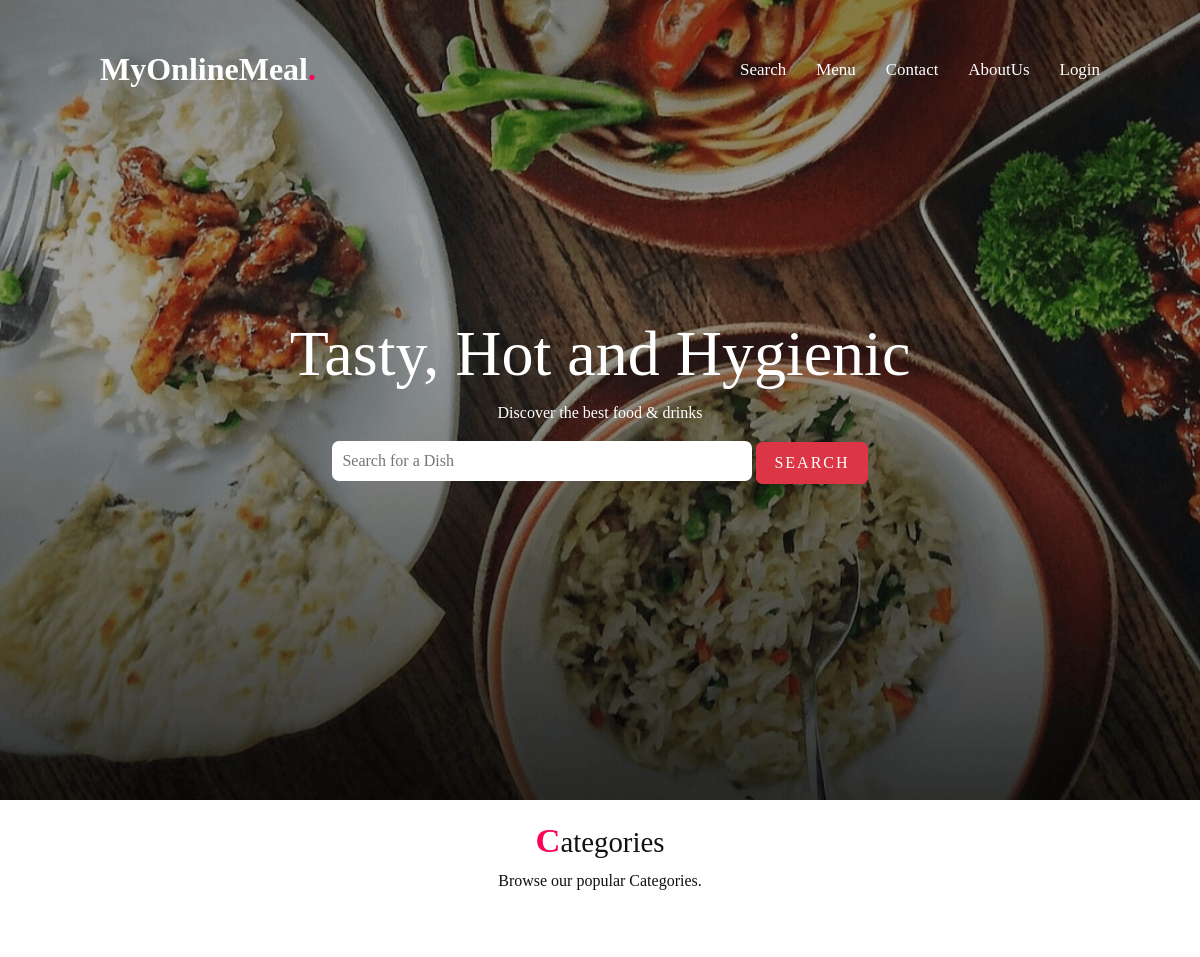
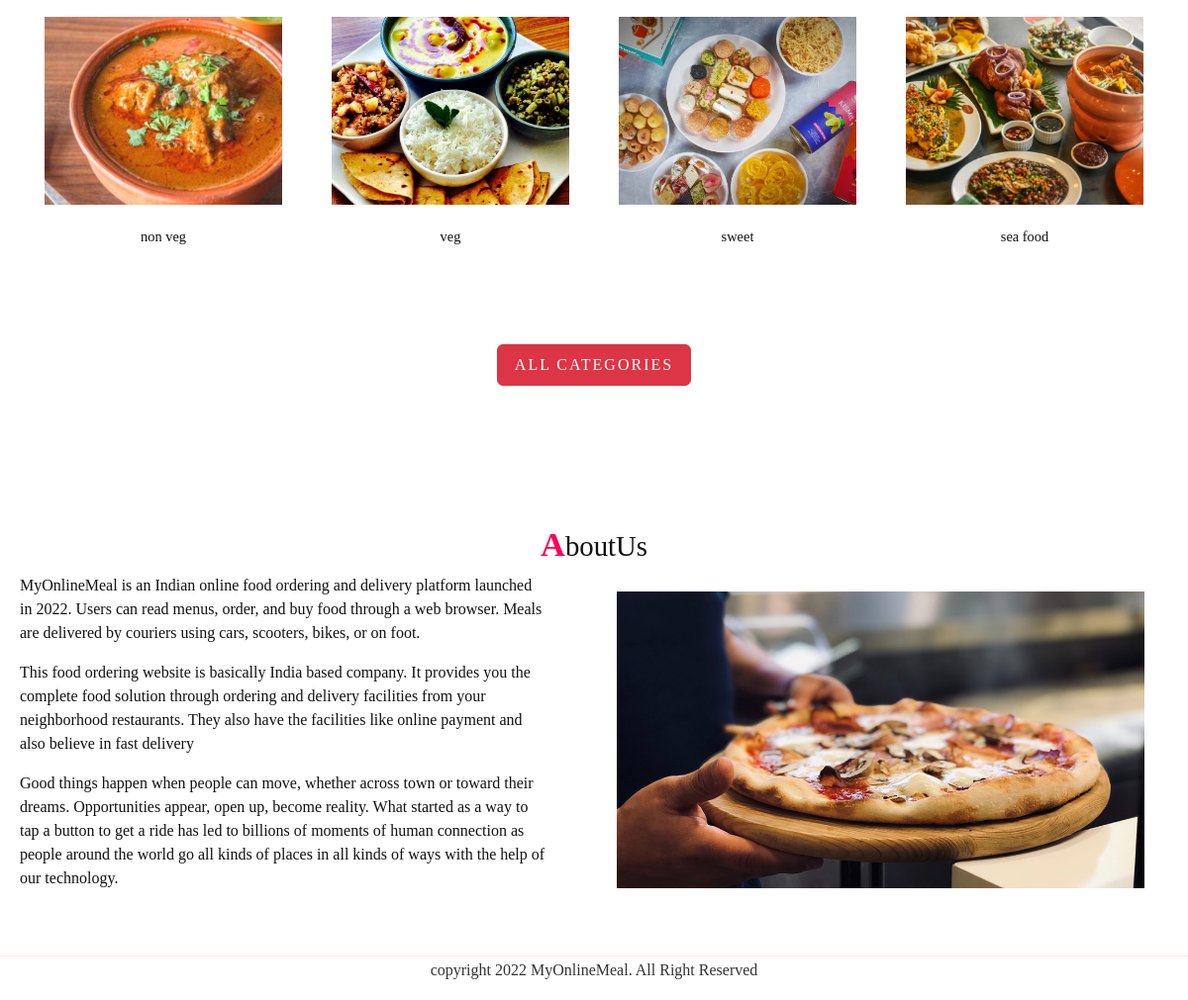
The page / on the database its author committed (2 pictures, top to bottom).
### tables this page shows
CREATE TABLE `food_category` (
  `id` int(11) NOT NULL,
  `category` varchar(255) NOT NULL,
  `cat_img` varchar(256) NOT NULL
);

### index.php (the view, shortened to what this page needs)
<!DOCTYPE html>
<html lang="en">
<head>
    <link rel="stylesheet" href="css/style.css" type="text/css" />
    <link href="css/style.css? <?=filemtime("css/style.css")?>" rel="stylesheet" type="text/css" />
    <link rel="stylesheet" href="css/dropdown.css">
    <link href="css/dropdown.css? <?=filemtime("css/dropdown.css")?>" rel="stylesheet" type="text/css" />
    <link href="https://cdn.jsdelivr.net/npm/bootstrap@5.2.0-beta1/dist/css/bootstrap.min.css" rel="stylesheet">
    <link rel="stylesheet" href="css/style3.css" type="text/css" />
</head>
<body>
    <?php include'partials/_nav.php'?>
    <section class="banner home" id="banner">
        <div class="content">
            <h2>Tasty, Hot and Hygienic</h2>
                <p>
                    Discover the best food & drinks
                </p>
            <div class="searchbox">
                <div class="wrapper">
                    <form action="search.php" method="get">
                        <input type="text" class="food-search " name="search" placeholder="Search for a Dish">
                        <input type="submit" class="btn btn-danger" value="Search">
                    </form>
                </div>
            </div>
        </div>
    </section>
    <section class="menu" id="menu">
        <div class="title">
            <h2 class="titleText"><span>C</span>ategories</h2>
            <p>Browse our popular Categories. </p>
        </div>
        <div class="content mb-3">
            <?php
                include 'partials/_dbconnect.php';
                $sql2 = "SELECT * FROM food_category LIMIT 4";
                $result = mysqli_query($conn, $sql2);
            while($row= mysqli_fetch_assoc($result)){
                echo '
                            <div class="box  cat-box">
                                <a href="browse-category.php?category='.$row['category'].'" class="box-link" >
                                    <div class="food-img-box">
                                        <img src="foodimg/category/'.$row['cat_img'].'" class="food-img" alt="">
                                    </div>
                                    <div class="category-text">
                                        <span class="box-food-category">'.$row['category'].'</span>
                                    </div>
                                </a>
                                <div class="browse-text">
                                    <a href="browse-category.php?category='.$row['category'].'" class="box-link2" >View</a>
                                </div>
                            </div>
                            ';
            }
            ?>
        </div>
        <div class="title">
            <a href="all-categories.php" id="viewall" class="btn btn-danger">all Categories</a>
        </div>
    </section>
    <section class="about" style="margin-bottom: 30px ; " id="about">
<div class="title">
    <h2 class="titleText"><span>A</span>boutUs</h2>
</div>
<div class="row">
    <div class="col50">
        <p>MyOnlineMeal is an Indian online food ordering and delivery platform launched in 2022.
        Users can read menus, order, and buy food through a web browser.
        Meals are delivered by couriers using cars, scooters, bikes, or on foot.</p>
        <p>This food ordering website is basically India based company.
        It provides you the complete food solution through ordering and delivery facilities from your neighborhood restaurants.
        They also have the facilities like online payment and also believe in fast delivery</p>
        <p>Good things happen when people can move, whether across town or toward their dreams. Opportunities appear, open up, become reality. What started as a way to tap a button to get a ride has led to billions of moments of human connection as people around the world go all kinds of places in all kinds of ways with the help of our technology.</p>
    </div>
    <div class="col50">
        <div class="imgbx">
            <img src="images/img1.jpg">
        </div>
    </div>
</div>
</section>
    <?php include 'footer.php'?>
</body>
</html>

### css/style.css (style rules this page uses)
* { margin: 0; padding: 0; box-sizing: border-box; font-family: Poppins, sans-serif; scroll-behavior: smooth; }
body { min-height: 100vh; }
p { font-weight: 300; color: #111; }
.banner { position: relative; width: 100%; min-height: 100vh; display: flex; justify-content: center; align-items: center ; background: url(../images/background.jpg); background-size: cover; }
.banner .content { max-width: 900px; text-align: center; }
.banner .content h2 { font-size: 4rem; color:#fff; }
.banner .content p { font-size: 1rem; color: #fff; }
.btn { text-decoration: none; font-size: 1rem; display: inline-block; padding: 8px 17px!important; text-transform: uppercase; letter-spacing: 2px; transition: 0.6s; }
.searchbox { display: flex; }
.searchbox input[type="text"] { width: 420px; padding: 8px 10px; border-radius: 7px; outline: none; border: none; }
.wrapper { width: 100%; display: flex; justify-content: center; align-items: center; }
section { padding: 20px; }
.about, .contact { margin-top: 100px; }
.row { position: relative; width: 100%; display: flex; justify-content: space-between; align-items: center; margin-top: 40px; }
.row .col50 { position: relative; width: 48%; }
.titleText { color: #111; font-size: 1.8em; font-weight: 500; }
.titleText span { color: #ff0157; font-weight: 700; font-size: 1.2em; }
.row .col50 .imgbx { position: relative; width: 100%; min-height: 300px; height: 100%; }
.row .col50 .imgbx img { position: absolute; top: 0; left: 0; width: 100%; height: 100%; object-fit: cover; }
.title { width: 100%; display: flex; justify-content: center; align-items: center; flex-direction: column; }
.menu .content { display: flex; justify-content: center; flex-wrap: wrap; margin-top: 40px; }
.menu .content a { text-decoration: none; }

### css/dropdown.css (style rules this page uses)
* { font-family: Poppins; margin: 0; padding: 0; }

### css/style3.css (style rules this page uses)
.box { height: 370px; width: 270px; margin: 10px; display: flex; align-items: center; flex-direction: column; padding: 14px; justify-content: space-between; border: 1px solid #ffffff; }
.box .food-img { width: 240px; height: 190px; object-fit: cover; }
.box-link span { font-size: 0.9rem; }
.box-link { color: #111; }
.cat-box { height: 320px; width: 270px; }
.category-text { margin-top: 20px; text-align: center; }

### rows shown on the page
food_category: cat_img (picture), category "non veg"
food_category: cat_img (picture), category "veg"
food_category: cat_img (picture), category "sweet"
food_category: cat_img (picture), category "sea food"
